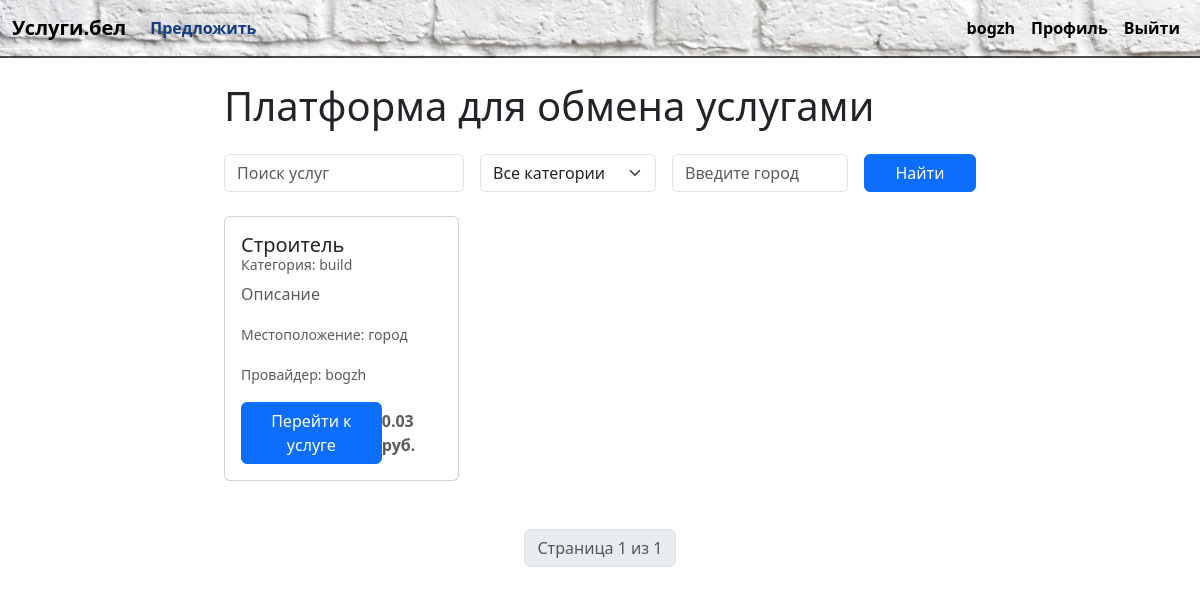
The app's page / (signed in) with its own data.
### service/models.py (models this page shows, shortened)
class Service(models.Model):
    title = models.CharField(max_length=200, verbose_name="Название услуги")
    description = models.TextField(verbose_name="Описание услуги")
    category = models.ForeignKey('Category', on_delete=models.CASCADE, verbose_name="Категория")  # Используем строку
    price = models.DecimalField(max_digits=10, decimal_places=2, verbose_name="Цена", default=0)
    provider = models.ForeignKey(User, on_delete=models.CASCADE, verbose_name="Поставщик услуги")
    created_at = models.DateTimeField(auto_now_add=True, verbose_name="Дата создания")
    location = models.CharField(max_length=100, default='', verbose_name="Город")

class Category(models.Model):
    name = models.CharField(max_length=100, verbose_name="Название категории")
    def __str__(self):
        return self.name

### service/views.py (the view)
# urls.py: path('', views.home, name='home'),
def home(request):
    services = Service.objects.select_related('provider').all()
    paginator = Paginator(services, 9)
    page_number = request.GET.get('page')
    page_obj = paginator.get_page(page_number)
    categories = Category.objects.all()
    return render(request, 'service/home.html', {'services': page_obj, 'categories': categories})

### service/templates/service/home.html (shortened to what this page needs)
{% extends "base.html" %}
{% block content %}
<div class="container">
    <h1 class="my-4">Платформа для обмена услугами</h1>
    <form method="get" action="{% url 'search' %}" class="mb-4">
        <div class="row g-3">
            <div class="col-md-4">
                <input type="text" name="q" class="form-control" placeholder="Поиск услуг" value="{{ request.GET.q }}">
            </div>
            <div class="col-md-3">
                <select name="category" class="form-select">
                    <option value="">Все категории</option>
                </select>
            </div>
            <div class="col-md-3">
                <input type="text" name="location" class="form-control" placeholder="Введите город" value="{{ request.GET.location }}">
            </div>
            <div class="col-md-2">
                <button type="submit" class="btn btn-primary w-100">Найти</button>
            </div>
        </div>
    </form>
    <div class="row">
        {% for service in services %}
            <div class="col-md-4 mb-4">
                <div class="card h-100">
                    <div class="card-body">
                        <h5 class="card-title mb-1">{{ service.title }}</h5>
                        <h6 class="card-subtitle mb-2 text-muted d-flex justify-content-between align-items-center">
                            <small>Категория: {{ service.category }}</small>
                        </h6>
                        <p class="card-text text-muted" style="color: #6c757d;">{{ service.description|truncatechars:100 }}</p>
                        <p class="card-text text-muted" style="color: #6c757d;">
                            <small>Местоположение: {{ service.location }}</small>
                        </p>
                        <p class="card-text text-muted" style="color: #6c757d;">
                            <small>Провайдер: {{ service.provider.username }}</small>
                        </p>
                        <div class="d-flex justify-content-between align-items-center">
                            <a href="{% url 'service_detail' service.id %}" class="btn btn-primary">Перейти к услуге</a>
                            <span class="text-muted" style="font-weight: bold;">{{ service.price }} руб.</span>
                        </div>
                    </div>
                </div>
            </div>
        {% empty %}
            <div class="col-12">
                <p class="text-center">Услуги не найдены.</p>
            </div>
        {% endfor %}
    </div>
    <div class="d-flex justify-content-center my-4">
        <nav aria-label="Page navigation">
            <ul class="pagination">
                <li class="page-item disabled">
                    <span class="page-link">Страница {{ services.number }} из {{ services.paginator.num_pages }}</span>
                </li>
            </ul>
        </nav>
    </div>
</div>
{% endblock %}

### templates/navbar.html (shortened to what this page needs)
<nav class="navbar navbar-expand-lg bg-body-tertiary">
    <div class="container-fluid">
        <a class="navbar-brand" href="{% url 'home' %}">Услуги.бел</a>
        <div class="collapse navbar-collapse" id="navbarSupportedContent">
            <ul class="navbar-nav me-auto mb-2 mb-lg-0">
                <li class="nav-item">
                    <a class="nav-link active" aria-current="page" href="{% url 'create_service' %}">Предложить</a>
                </li>
            </ul>
            <ul class="navbar-nav ms-auto mb-2 mb-lg-0">
                {% if user.is_authenticated %}
                    <li class="nav-item">
                        <span class="nav-link">{{ user.username }}</span>
                    </li>
                    <li class="nav-item">
                        <a class="nav-link" href="{% url 'profile' %}">Профиль</a>
                    </li>
                    <li class="nav-item">
                        <form method="post" action="{% url 'logout' %}" class="d-inline">
                            <button type="submit" class="btn nav-link border-0 bg-transparent">Выйти</button>
                        </form>
                    </li>
                {% else %}
                    <li class="nav-item">
                        <a class="nav-link" href="{% url 'login' %}?next={{ request.path }}">Войти</a>
                    </li>
                {% endif %}
            </ul>
        </div>
    </div>
</nav>

### static/css/styles.css (style rules this page uses)
.navbar { background-color: rgba(255, 255, 255, 0.9); background-image: url('/static/images/brick-wall.jpg'); background-size: cover; background-position: center; background-repeat: no-repeat; color: black; border-bottom: 2px solid rgba(0, 0, 0, 0.7); }
.navbar .navbar-brand { color: black; font-weight: 600; }
.navbar .nav-link { color: black; font-weight: 600; }
.navbar .nav-link.active { color: hsl(219, 70%, 30%); }

### records on screen
Service: title "Строитель", category "build", description "Описание", location "город", provider.username "bogzh", price "0.03"

### other values on screen
{{ user.username }} "bogzh"
{{ services.number }} "1"
{{ services.paginator.num_pages }} "1"
